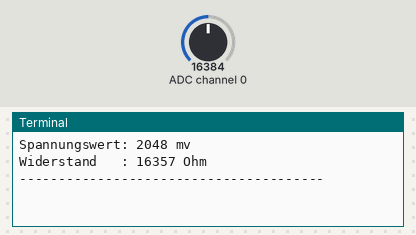
This program was run on a simulated Raspberry Pi (BCM pin numbers). Parts: the last lines printed to the terminal. The inputs (shaded band) are chosen by the test bench; at power-on: ADC channel 0 = 16384 (analog values on the 0–32767 scale).

Above: at 1.2 s.
1.3 s: ADC channel 0 set to 9830
At 2.7 s:
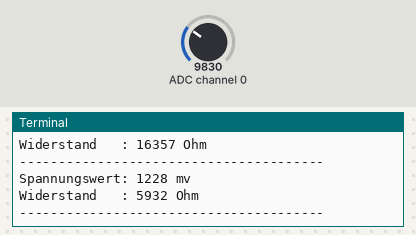
3.4 s: ADC channel 0 set to 3932
At 5.8 s:
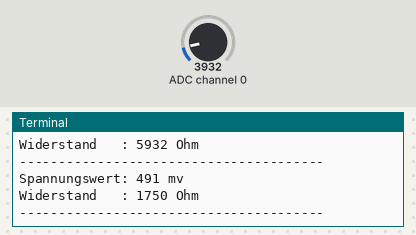
Timing chart, 0 to 7.3 s (numbered marks = the images above; inputs shaded):
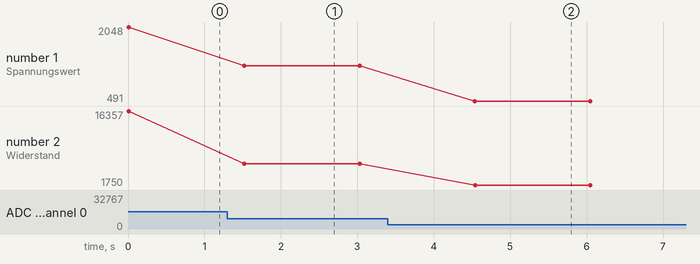

Measured:
- after the input at 1.3 s, the terminal: prints a new line after 0.22 s (image 1)
- after the input at 3.4 s, the terminal: prints a new line after 1.1 s (image 2)
- plotted number 1: 2048 → 1228 after the input at 1.3 s, 1228 → 491 after the input at 3.4 s
- plotted number 2: 16357 → 5932 after the input at 1.3 s, 5932 → 1750 after the input at 3.4 s

The program:

photo-resistor.py
```python
#!/usr/bin/python
# coding=utf-8

####
### @todo ... messwerte sind FAIL
###

from Adafruit_ADS1x15 import ADS1x15
from time import sleep

import time, signal, sys, os, math
import RPi.GPIO as GPIO

GPIO.setmode(GPIO.BCM)
GPIO.setwarnings(False)

t = 1.5
uMax = 3300
ADS1115 = 0x01

gain = 2048
sps = 8
adc_channel = 0

adc = ADS1x15(ic=ADS1115)

try:
    while True:
        u = adc.readADCSingleEnded(adc_channel, gain, sps)


        r = 10000 * u/(uMax - u)
        print "Spannungswert: %d mv" %u
        print "Widerstand   : %d Ohm" % r
        print "---------------------------------------"

        time.sleep(t)

except KeyboardInterrupt:
        GPIO.cleanup()
```
